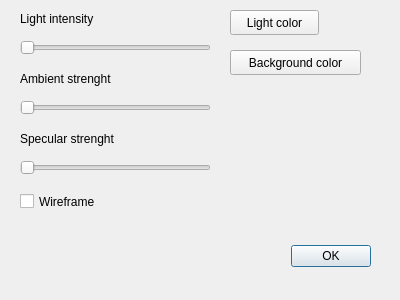
<?xml version="1.0" encoding="UTF-8"?>
<ui version="4.0">
 <class>Dialog</class>
 <widget class="QDialog" name="Dialog">
  <property name="geometry">
   <rect>
    <x>0</x>
    <y>0</y>
    <width>400</width>
    <height>300</height>
   </rect>
  </property>
  <property name="cursor">
   <cursorShape>ArrowCursor</cursorShape>
  </property>
  <property name="windowTitle">
   <string>Render Settings</string>
  </property>
  <widget class="QDialogButtonBox" name="buttonBox">
   <property name="geometry">
    <rect>
     <x>30</x>
     <y>240</y>
     <width>341</width>
     <height>32</height>
    </rect>
   </property>
   <property name="orientation">
    <enum>Qt::Horizontal</enum>
   </property>
   <property name="standardButtons">
    <set>QDialogButtonBox::Ok</set>
   </property>
  </widget>
  <widget class="QLabel" name="label">
   <property name="geometry">
    <rect>
     <x>20</x>
     <y>10</y>
     <width>111</width>
     <height>17</height>
    </rect>
   </property>
   <property name="text">
    <string>Light intensity</string>
   </property>
  </widget>
  <widget class="QSlider" name="horizontalSlider">
   <property name="geometry">
    <rect>
     <x>20</x>
     <y>40</y>
     <width>191</width>
     <height>16</height>
    </rect>
   </property>
   <property name="orientation">
    <enum>Qt::Horizontal</enum>
   </property>
  </widget>
  <widget class="QLabel" name="label_2">
   <property name="geometry">
    <rect>
     <x>20</x>
     <y>70</y>
     <width>131</width>
     <height>17</height>
    </rect>
   </property>
   <property name="text">
    <string>Ambient strenght</string>
   </property>
  </widget>
  <widget class="QSlider" name="horizontalSlider_2">
   <property name="geometry">
    <rect>
     <x>20</x>
     <y>100</y>
     <width>191</width>
     <height>16</height>
    </rect>
   </property>
   <property name="orientation">
    <enum>Qt::Horizontal</enum>
   </property>
  </widget>
  <widget class="QLabel" name="label_3">
   <property name="geometry">
    <rect>
     <x>20</x>
     <y>130</y>
     <width>131</width>
     <height>17</height>
    </rect>
   </property>
   <property name="text">
    <string>Specular strenght</string>
   </property>
  </widget>
  <widget class="QSlider" name="horizontalSlider_3">
   <property name="geometry">
    <rect>
     <x>20</x>
     <y>160</y>
     <width>191</width>
     <height>16</height>
    </rect>
   </property>
   <property name="orientation">
    <enum>Qt::Horizontal</enum>
   </property>
  </widget>
  <widget class="QCheckBox" name="wireframeCheckBox">
   <property name="geometry">
    <rect>
     <x>20</x>
     <y>190</y>
     <width>92</width>
     <height>23</height>
    </rect>
   </property>
   <property name="text">
    <string>Wireframe</string>
   </property>
  </widget>
  <widget class="QPushButton" name="lightColorButton">
   <property name="geometry">
    <rect>
     <x>230</x>
     <y>10</y>
     <width>89</width>
     <height>25</height>
    </rect>
   </property>
   <property name="text">
    <string>Light color</string>
   </property>
  </widget>
  <widget class="QPushButton" name="backgroundColorButton">
   <property name="geometry">
    <rect>
     <x>230</x>
     <y>50</y>
     <width>131</width>
     <height>25</height>
    </rect>
   </property>
   <property name="text">
    <string>Background color</string>
   </property>
  </widget>
 </widget>
 <resources/>
 <connections>
  <connection>
   <sender>buttonBox</sender>
   <signal>accepted()</signal>
   <receiver>Dialog</receiver>
   <slot>accept()</slot>
   <hints>
    <hint type="sourcelabel">
     <x>248</x>
     <y>254</y>
    </hint>
    <hint type="destinationlabel">
     <x>157</x>
     <y>274</y>
    </hint>
   </hints>
  </connection>
  <connection>
   <sender>buttonBox</sender>
   <signal>rejected()</signal>
   <receiver>Dialog</receiver>
   <slot>reject()</slot>
   <hints>
    <hint type="sourcelabel">
     <x>316</x>
     <y>260</y>
    </hint>
    <hint type="destinationlabel">
     <x>286</x>
     <y>274</y>
    </hint>
   </hints>
  </connection>
 </connections>
</ui>
